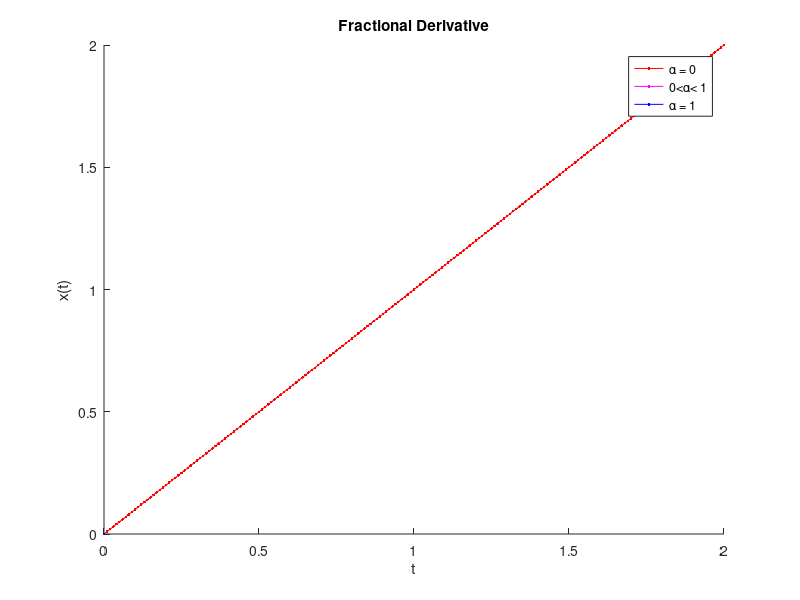

The MATLAB source for this figure: (Note: this script raises an error after producing the figure.)
% Performs derivation of x(t) = t, using alpha from 0 to 1, and animate
% the result using a GIF file

clc;
close all;
clear all;

ts = 0.01;
n = 170;

figure;
hold on;
h1 = plot(0, 0, 'r');
h3 = plot(0, 0, 'm');
h2 = plot(0, 0, 'b');
h4 = text(0.2, 1.8, '');

legend('\alpha = 0', '0<\alpha< 1', '\alpha = 1')
xlabel('t');
ylabel('x(t)')
title ('Fractional Derivative')

t = 0:ts:2;

% x(t) = t
x = t;
set(h1, 'XData', t, 'YData', x);

% x(t) = 1
x3 = fderiv(x, 1, n, ts);
set(h3, 'XData', t, 'YData', x3);

k = 1; % frame number for the gif file
for alpha = 0:0.05:1
    stralpha = ['\alpha = ', num2str(alpha)];
    set(h4, 'String', stralpha);
    
    x2 = fderiv(x, alpha, n, ts);
    set(h2, 'XData', t, 'YData', x2);
    drawnow;
    pause(0.1);
    
    % Draw to gif
    frame = getframe(1);
    im = frame2im(frame);
    [imind,cm] = rgb2ind(im,256);
    if k == 1;
        imwrite(imind,cm,'fderiv.gif','gif', 'Loopcount',inf);
    else
        imwrite(imind,cm,'fderiv.gif','gif','WriteMode','append');
    end
    k = k + 1;
end